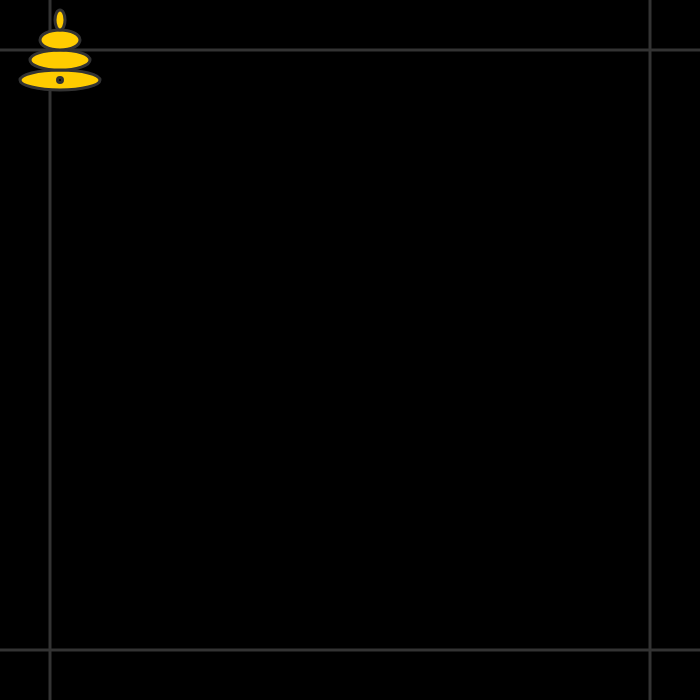
Frame 1 (no input)
Frame 60 (no input): identical to frame 1, image omitted
Frame 120 (the mouse pressed at the canvas centre since frame 60): identical to frame 1, image omitted

The p5.js sketch that drew this single still picture (run headless with seeded random() and noise() and a simulated clock; from frame 60 on, the mouse is pressed at the canvas centre):

// p5.js sketch
// ── sketch.js
/*
TODO:
-send neighbors from path to steering

*/

var flock = [];
typeFlock = 'Bee';
slideVal = 25;
whoFollow = 'random';
beesLoose = false;
path = [];
beeReceived = false;

function setup() {
	// put setup code here
	triButton = createButton('Triangle');
	//triButton.position(10, 10);
	triButton.mousePressed(changeTri);

	beeButton = createButton('Bee');
	//beeButton.position(70, 10);
	beeButton.mousePressed(changeBee);

	slider = createSlider(1, 50, 1);

	goBeesButton = createButton('Go Bees');
	goBeesButton.mousePressed(goBees);

	followPathButton = createButton('Follow flower Path');
	followPathButton.mousePressed(followPath);

	clearFlowers = createButton('Clear');
	clearFlowers.mousePressed(clearAll);

	createCanvas(700,700);

	//Create Flock
	for(let i = 0; i < 25; i++)
		flock.push(new Boid());

	//Create Path
	path = new Path(path);
}

function draw() {
	// put drawing code here
	if(slider.value() != slideVal){
		//console.log(slider.value())
		//if less
		if(slider.value() < slideVal){
			for(let i = 0; i < slideVal - slider.value(); i++)
				flock.pop();
		}
		//if more
		if(slider.value() > slideVal){
			for(let i = 0; i < slider.value() - slideVal; i++)
				flock.push(new Boid());
		}
	}
	slideVal = slider.value();
	background(0);

	//***Testing for locating something within a radius***
	strokeWeight(3);
	stroke(51);
	fill(255, 0, 0);
	line(50, 0, 50, 700);
	line(0, 50, 700, 50);
	line(0, 700 - 50, 700, 700 - 50)
	line(700 - 50, 0, 700 - 50, 700)

	//create hive
	strokeWeight(3);
	stroke(51)
	fill(255, 204, 0)
	//hive
	ellipse(60, 80, 80, 20);
	ellipse(60, 60, 60, 20);
	ellipse(60, 40, 40, 20);
	ellipse(60, 20, 10, 20);
	fill(0)
	//hive hole
	ellipse(60, 80, 5, 5);

	//Path
	path.show();

	if(beesLoose){
		//Boids
		for(let boid of flock){
			boid.randOrFollow = whoFollow;
			boid.flock(flock, path);//, path.pointPath, path.neighbors);
			//boid.ifAtEdge();
			boid.update();
			if(typeFlock == 'Bee')
				boid.show('Bee');
			else
				boid.show('Tri');

			//Once it's back at the hive stop showing
			let distBackToHive = dist(
								boid.position.x,
								boid.position.y,
								60,
								80);
			//console.log(distBackToHive);

			if(path.hiveNeighbors.length == path.pointPath.length && !beeReceived){
				whoFollow = 'BackToHive';
				if(distBackToHive < 10){
					//here is where we make the bee disappear once it reaches the hive
					clearBee();
				}
			}

		}
	}
}

function changeTri(){
	typeFlock = 'Tri';
}

function changeBee(){
	typeFlock = 'Bee';
}

function followPath(){
	if(path.pointPath.length == 0)
		return
	//console.log('here')
	whoFollow = 'pathInOrderOld';
}

function clearAll(){
	//clear flowers
	path.pointPath = [];
	path.hiveNeighbors = [];

	//clear boid
	flock = []
	for(let i = 0; i < 1; i++)
		flock.push(new Boid());

	whoFollow = 'random';
	beesLoose = false;
}

function clearBee(){
	//clear boid
	flock = []
	for(let i = 0; i < 1; i++)
		flock.push(new Boid());
	beesLoose = false;
	beeReceived = true;
	console.log("Path: ", path.pointPath, "\n Neighbors: ", path.neighbors, "\n Hive Neighbors: ", path.hiveNeighbors);
	whoFollow = 'pathInOrderOld';
}

function mouseReleased(){
	if(mouseX > 699 || mouseY > 699)
		return
	path.addPoint(mouseX, mouseY);
}

function goBees(){
	//Check if there is a path at all. If not - do random // If so - do path
	if(path.pointPath.length > 0){
		
		//**uncomment this when you've figured out the bee finding 2 flowers
		//whoFollow = 'random';
	}

	beesLoose = true;
}
// ── Path.js
/*
Holds list of list [x, y], which are translated
to points on the canvas.
*/
class Path{
	//Path holds a list of points
	constructor(pathList){
		this.pointPath = pathList;

		/*
		this.neighbors is set up to be one-to-one w/ this.pointPath.
		i.e. this.pointPath[0]'s neighbors are stores in this.neighbors[0]

		Then, this.neighbors is set up to be like:
		this.neighbors[0] = [[x, y], #]
			Here:
			[x, y] - the coordinates of one of its neighbors
			# - distance from current node to its neighbor
		*/
		this.neighbors = [];


		//Hive neighbors
		this.hiveNeighbors = [];
	}

	show(){
		//makes Asters (pollinated plant Bees enjoy);
		for(let marker of this.pointPath){
			strokeWeight(10)
  			stroke(255, 255, 0, 255)
  			if(this.hiveNeighbors.indexOf(marker) == -1){
				fill(128, 128, 128);
  			}
			else{
				fill(0, 0, 255);
			}
			point(marker[0], marker[1]);
			strokeWeight(0);
			
			ellipse(marker[0], marker[1]+15,10, 20);
			ellipse(marker[0], marker[1]-15,10, 20);
			ellipse(marker[0]+15, marker[1],20, 10);
			ellipse(marker[0]-15, marker[1],20, 10);
		}
	}

	getPath(){
		return this.pointPath
	}

	addPoint(x, y){
		//add to path
		this.pointPath.push([x, y]);
		//console.log("Neibor: ", this.neighbors)

		//add to neighbors
		this.neighbors.push([]);

		if(this.pointPath.length > 1){
			//update all flower nodes w/ their new neighbors (just added flower)
			for(var i = 0; i < this.pointPath.length; i++){
				for(var j = 0; j < this.pointPath.length;j++){
					//make sure i != j
					if(i == j)
						continue

					//if already a neighbors in list
					if(this.neighbors[i].includes(this.pointPath[j]))
						continue

					//layout: [neighbors, length away from current]
					// in neighbors, even values (including 0) are node location & odds are distance away
					this.neighbors[i].push(this.pointPath[j]);			//neighbors

					//calculate manhattan distance: abs(a.x - b.x) + abs(a.y - b.y)
					var distance = abs(this.pointPath[i][0] - this.pointPath[j][0]) + abs(this.pointPath[i][1] - this.pointPath[j][1])
					this.neighbors[i].push(distance);
				}
			}
			console.log("PATH LIST: ", this.pointPath);
			console.log("NEIGHBORS: ", this.neighbors);
		}
	}
}
// ── steering.js
/*
TODO:
-add new path elements (neighbors) to work in this class
-implement dijkstras

*/
class Boid {
	constructor() {
		//vectors rooted @ (0, 0)
		this.position = createVector(60, 80);
		this.velocity = createVector(random(0, 5), random(0, 5));//p5.Vector.random2D();
		//speed at which boids move
		this.velocity.setMag(random(2, 4));
		this.acceleration = createVector();
		//limit boid vector alignment / magnitude
		this.maxForce = 1;
		//set speed limit
		this.maxSpeed = 4;
		//false - rand  / true - follow mouse
		this.randOrFollow = 'random';

		//Side detection
		this.hitTop = this.hitBot = this.hitRight = this.hitLeft = false;

		//For random movement in update()
		this.moveTick = 0;

		//Controls when near flowers in flock()
		this.cnt = 0;
	}

	// If the bee gets close to an edge, then he moves opposite to that edge
	ifAtEdge(){
		if(this.position.x > width - 50){
			this.hitRight = true;
			this.hitTop = this.hitBot = this.hitLeft = false
			console.log("HIT RIGHT")
		}
		else if(this.position.x < 50){
			this.hitLeft = true;
			this.hitTop = this.hitBot = this.hitRight = false
			console.log("HIT LEFT")
		}

		else if(this.position.y > height - 50){
			this.hitBot = true;
			this.hitTop = this.hitRight = this.hitLeft = false
			console.log("HIT BOT")
		}
		else if(this.position.y < 50){
			this.hitTop = true;
			this.hitBot = this.hitRight = this.hitLeft = false
			console.log("HIT TOP")
		}
	}

	show(boidType){
		//bee
		if(boidType == 'Bee'){
			strokeWeight(10);
			stroke(255, 255, 0);
			point(this.position.x, this.position.y);

			//Adds velocity line to bee in order to view direction
			strokeWeight(2);
			stroke(255, 0, 0);
			line(this.position.x, this.position.y, 
				this.position.x + this.velocity.x*10, 
				this.position.y + this.velocity.y*10);
		}
		//Triangle
		else{
			
			let triangleSize = 12;

	        let x = this.position.x;
	        let y = this.position.y;
	        fill(51);
	        stroke(255);
	        push();
	        translate(x, y);
	        rotate(this.velocity.heading() - radians(90));
	        triangle(
	          0,
	          0,
	          triangleSize,
	          0,
	          triangleSize / 2,
	          triangleSize * 1.2
	        );
	        pop();
	    }

	}

	//Fix this to stop bee moving like a stutter
	update() {
		this.ifAtEdge();
		this.position.add(this.velocity);
		this.velocity.add(this.acceleration);
		this.velocity.limit(this.maxSpeed);
		this.acceleration.mult(0);
		if(this.randOrFollow == 'random'){
			this.moveTick += 1;
			if(this.moveTick == 20){
				if(this.hitRight){
					this.velocity = createVector(random(-3, 0), random(-3, 3));
				}
				else if(this.hitLeft){
					console.log("HIT LEFT INNIT")
					this.velocity = createVector(random(0, 3), random(-3, 3));
				}
				else if(this.hitBot){
					this.velocity = createVector(random(-3, 3), random(-3, 0));
				}
				else if(this.hitTop){
					this.velocity = createVector(random(-3, 3), random(0, 3));
				}
				else{
					this.velocity = createVector(random(-3, 3), random(-3, 0));
				}
				this.moveTick = 0;
			}
		}
	}

	avg(fellowBoids, vectorType){
		var inRange = 0;			//Flag to check if any boids were in the range at all
		//grab average velocity
		var avgVel = createVector();
		for(let i = 0; i < fellowBoids.length; i++){
			let distance = dist(
							this.position.x,
							this.position.y,
							fellowBoids[i].position.x,
							fellowBoids[i].position.y)
			//if in radius of 100 from boid
			if(this != fellowBoids[i] && (distance <= 50)){
				if(vectorType == 'cohesion'){
					avgVel.add(fellowBoids[i].position);
				}
				else if(vectorType == 'separation'){
					//vector pointing from other to me
					let differenceVector = p5.Vector.sub(this.position, fellowBoids[i].position);
					//have difference be inversely proportional to differenceVector
					differenceVector.div(distance * distance);
					avgVel.add(differenceVector);
					inRange++;
				}
				else if(vectorType == 'alignment'){
					avgVel.add(fellowBoids[i].velocity);
				}
				inRange++;
			}
		}

		if(inRange > 0){
			avgVel.div(inRange);

			if(vectorType == 'cohesion'){
				avgVel.sub(this.position);
			}

			avgVel.setMag(this.maxSpeed);
			avgVel.sub(this.velocity);
			avgVel.limit(this.maxForce);

		}
		return avgVel;
	}

	flock(fellowBoids, path){
		if(this.randOrFollow == 'random'){
			this.acceleration.mult(0);
			let alignment = this.avg(fellowBoids, 'alignment');
			let cohesion = this.avg(fellowBoids, 'cohesion');
			let separation = this.avg(fellowBoids, 'separation');
			//Since mass =1 then A = F/1
			this.acceleration.add(separation);
			this.acceleration.add(alignment);
			this.acceleration.add(cohesion);

			//if close enough to the object report back
			var falseObjs = [[width/2, height/2], [300, 50]];
			//console.log("HERE: ");
			//console.log(path.pointPath)
			//alert();
			for(let x of path.pointPath){
				var distToObj = abs(this.position.x - x[0]) + abs(this.position.y - x[1]);
				if(distToObj <= 150 && path.hiveNeighbors.indexOf(x) == -1){
					console.log("WITHIN RANGE!: ", x);
					//alert();
					//TODO: **PUSH [[x, y], distanceToHive] TO THE NEIGHBORS OF THE HIVE**
					path.hiveNeighbors.push(x);
					break;
				}
			}

			//When bee has found two flowers, go back to hive & let out workers
			if(path.hiveNeighbors.length == 2){
				this.randOrFollow = 'BackToHive';
			}
		}
		//Bee moves back towards the hive until it've close enough & movement switches to 'pathInOrder'
		else if(this.randOrFollow == 'BackToHive'){
				//alert();
				let hiveVector = createVector(60, 80);
				let distanceToHive = dist(
										this.position.x,
										this.position.y,
										hiveVector.x,
										hiveVector.y);
				let directionToHive = p5.Vector.sub(hiveVector, this.position);
				directionToHive.normalize();
				directionToHive.mult(0.5);
				this.acceleration = directionToHive;

				let alignment = this.avg(fellowBoids, 'alignment');
				let separation = this.avg(fellowBoids, 'separation');
				//Since mass =1 then A = F/1
				this.acceleration.add(separation);
				this.acceleration.add(alignment);
		}
		else if(this.randOrFollow == 'pathInOrderOld'){
			//TODO: If within ~15 of the flower then move onto the next

			//follow points (start w/ first in list of pointPath)
			let pointLocation = path.hiveNeighbors;
			let tmpPoint = createVector(pointLocation[this.cnt][0], pointLocation[this.cnt][1])
			let distance = dist(
							this.position.x,
							this.position.y,
							pointLocation[this.cnt][0],
							pointLocation[this.cnt][1])

			//if it's close enough to the flower
			if(distance <= 10){
				this.cnt++;
				if(this.cnt > pointLocation.length - 1)
					this.cnt = 0;
			}

			let direction = p5.Vector.sub(tmpPoint, this.position);
			direction.normalize();
			direction.mult(0.5);
			this.acceleration = direction;

			let alignment = this.avg(fellowBoids, 'alignment');
			let cohesion = this.avg(fellowBoids, 'cohesion');
			let separation = this.avg(fellowBoids, 'separation');
			//Since mass =1 then A = F/1
			this.acceleration.add(separation);
			this.acceleration.add(alignment);
		}
		//Default to this when press 'Go Bees'
		else if(this.randOrFollow == 'pathInOrder'){
			console.log("In pathInOrder");
			var dijkstraPath = dijkstras(path, fellowBoids);
		}

	}

	//Finds the shortest path from one of the starting flowers found to the furthest flower from it?
	dijkstras(path, fellowBoids){
		var expandability = new priQ();
		expandability.push(0, [60, 80]);
		//var came_from
	}
}
